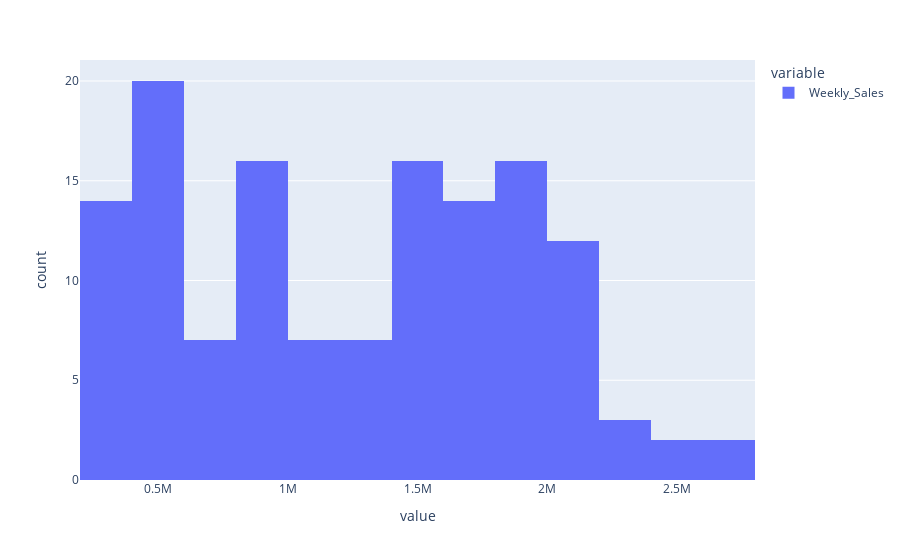

The cell this chart's notebook holds for it:
### Code cell
px.histogram(df["Weekly_Sales"])

### Figure 1 — Plotly figure (JSON) as saved in the notebook; plotly's stock layout.template omitted (floating-point values rounded to 4 significant figures; data arrays with more than 128 entries replaced by an {"elided": "..."} marker saying what was removed)
{"data": [{"alignmentgroup": "True", "bingroup": "x", "hovertemplate": "variable=Weekly_Sales<br>value=%{x}<br>count=%{y}<extra></extra>", "legendgroup": "Weekly_Sales", "marker": {"color": "#636efa", "pattern": {"shape": ""}}, "name": "Weekly_Sales", "offsetgroup": "Weekly_Sales", "orientation": "v", "showlegend": true, "type": "histogram", "x": {"elided": "150 float values"}, "xaxis": "x", "yaxis": "y"}], "layout": {"barmode": "relative", "legend": {"title": {"text": "variable"}, "tracegroupgap": 0}, "margin": {"t": 60}, "xaxis": {"anchor": "y", "domain": [0, 1], "title": {"text": "value"}}, "yaxis": {"anchor": "x", "domain": [0, 1], "title": {"text": "count"}}}}
